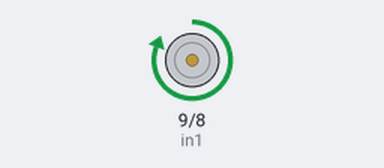
Recording of a sketch running on a simulated Arduino Uno, built with avr-gcc and run on an emulated ATmega328P. On the bench: motor-driver pin pairs drawn as motors (green arrow = first pin HIGH = forward, orange = second pin HIGH = backward, longer = more drive, scaled by the enable pin).

Above: at 1.0 s.
At 3.0 s:
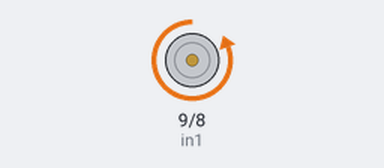
At 4.5 s:
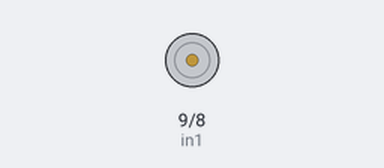
Timing chart, 0 to 6.5 s (numbered marks = the images above):
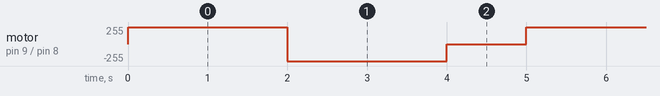

The sketch:

MotorController.ino
```cpp
// connect motor controller pins to Arduino digital pins
// motor one
int enA = 10;
int in1 = 9;
int in2 = 8;

void setup()
{
  // set all the motor control pins to outputs
  pinMode(enA, OUTPUT);
  pinMode(in1, OUTPUT);
  pinMode(in2, OUTPUT);
}
void demoOne()
{
  // this function will run the motors in both directions at a fixed speed
  // turn on motor A
  digitalWrite(in1, HIGH);
  digitalWrite(in2, LOW);
  // set speed to 200 out of possible range 0~255
  analogWrite(enA, 255);
  delay(2000);
  // now change motor directions
  digitalWrite(in1, LOW);
  digitalWrite(in2, HIGH);
  delay(2000);
  // now turn off motors
  digitalWrite(in1, LOW);
  digitalWrite(in2, LOW);
}
void loop()
{
  demoOne();
  delay(1000);
}
```

Measured:
- by itself, motor on pin 9 (in1) / pin 8 (in2): repeats every 5.0 s: backward 255/255 2.0 s, stopped 1.0 s, forward 255/255 2.0 s
